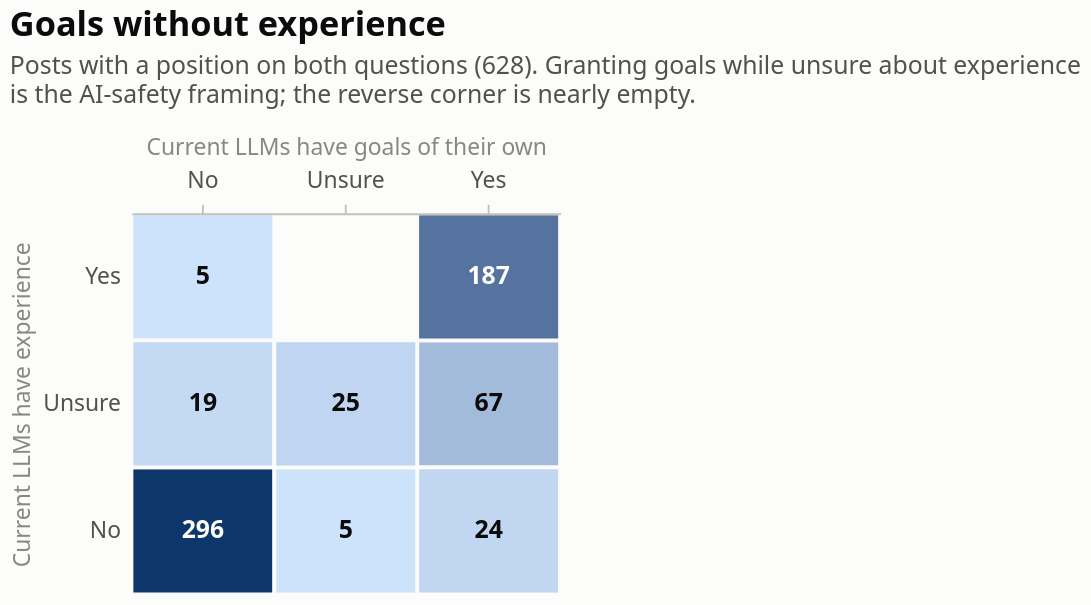

Vega-Lite specification for this chart:
### Vega-Lite specification from a JSON file in a GitHub repository (floating-point values rounded to 4 significant figures)
{"$schema": "https://vega.github.io/schema/vega-lite/v6.4.1.json", "config": {"axis": {"domainColor": "#c3c2b7", "gridColor": "#e1e0d9", "gridWidth": 1, "labelColor": "#52514e", "labelFont": "system-ui, -apple-system, 'Segoe UI', sans-serif", "labelFontSize": 12, "labelPadding": 6, "tickColor": "#c3c2b7", "titleColor": "#898781", "titleFont": "system-ui, -apple-system, 'Segoe UI', sans-serif", "titleFontSize": 12, "titleFontWeight": 400}, "axisX": {"grid": false}, "axisY": {"domain": false, "ticks": false}, "background": "#fcfcfb", "bar": {"cornerRadiusEnd": 4}, "font": "system-ui, -apple-system, 'Segoe UI', sans-serif", "header": {"labelColor": "#0b0b0b", "labelFont": "system-ui, -apple-system, 'Segoe UI', sans-serif", "labelFontSize": 13, "labelFontWeight": 600, "titleColor": "#898781", "titleFont": "system-ui, -apple-system, 'Segoe UI', sans-serif"}, "legend": {"direction": "horizontal", "labelColor": "#52514e", "labelFont": "system-ui, -apple-system, 'Segoe UI', sans-serif", "labelFontSize": 12, "orient": "top", "symbolSize": 80, "symbolType": "square", "titleColor": "#898781", "titleFont": "system-ui, -apple-system, 'Segoe UI', sans-serif", "titleFontSize": 12, "titleOrient": "left"}, "line": {"strokeCap": "round", "strokeJoin": "round", "strokeWidth": 2}, "point": {"filled": true, "size": 64}, "range": {"category": ["#2a78d6", "#eb6834", "#1baf7a", "#eda100", "#e87ba4", "#008300", "#4a3aa7", "#e34948"]}, "text": {"color": "#52514e", "font": "system-ui, -apple-system, 'Segoe UI', sans-serif", "fontSize": 12}, "title": {"anchor": "start", "color": "#0b0b0b", "font": "system-ui, -apple-system, 'Segoe UI', sans-serif", "fontSize": 18, "fontWeight": 600, "offset": 14, "subtitleColor": "#52514e", "subtitleFontSize": 13, "subtitlePadding": 6}, "view": {"stroke": null}}, "data": {"name": "data-22b1d2b465c5bd96004605cfc8f41447"}, "datasets": {"data-22b1d2b465c5bd96004605cfc8f41447": [{"experience": "No", "n": 296, "other": "No", "share": 0.4713}, {"experience": "Unsure", "n": 67, "other": "Yes", "share": 0.1067}, {"experience": "No", "n": 24, "other": "Yes", "share": 0.03822}, {"experience": "Yes", "n": 187, "other": "Yes", "share": 0.2978}, {"experience": "Yes", "n": 5, "other": "No", "share": 0.007962}, {"experience": "No", "n": 5, "other": "Unsure", "share": 0.007962}, {"experience": "Unsure", "n": 19, "other": "No", "share": 0.03025}, {"experience": "Unsure", "n": 25, "other": "Unsure", "share": 0.03981}]}, "height": 200, "layer": [{"encoding": {"color": {"field": "n", "legend": null, "scale": {"range": ["#cde2fb", "#0d366b"]}, "type": "quantitative"}, "tooltip": [{"field": "experience", "title": "Experience", "type": "nominal"}, {"field": "other", "title": "Current LLMs have goals of their own", "type": "nominal"}, {"field": "n", "title": "Posts", "type": "quantitative"}, {"field": "share", "format": ".0%", "title": "Share of committed", "type": "quantitative"}], "x": {"axis": {"labelAngle": 0, "labelPadding": 6, "orient": "top"}, "field": "other", "sort": ["No", "Unsure", "Yes"], "title": "Current LLMs have goals of their own", "type": "nominal"}, "y": {"field": "experience", "sort": ["Yes", "Unsure", "No"], "title": "Current LLMs have experience", "type": "nominal"}}, "mark": {"stroke": "#fcfcfb", "strokeWidth": 2, "type": "rect"}}, {"encoding": {"color": {"condition": {"test": "(datum.n > 75.36)", "value": "#fcfcfb"}, "value": "#0b0b0b"}, "text": {"field": "n", "format": ",d", "type": "quantitative"}, "x": {"field": "other", "sort": ["No", "Unsure", "Yes"], "type": "nominal"}, "y": {"field": "experience", "sort": ["Yes", "Unsure", "No"], "type": "nominal"}}, "mark": {"fontSize": 13, "fontWeight": 600, "type": "text"}}], "title": {"subtitle": ["Posts with a position on both questions (628). Granting goals while unsure about experience", "is the AI-safety framing; the reverse corner is nearly empty."], "text": "Goals without experience"}, "width": 225}
